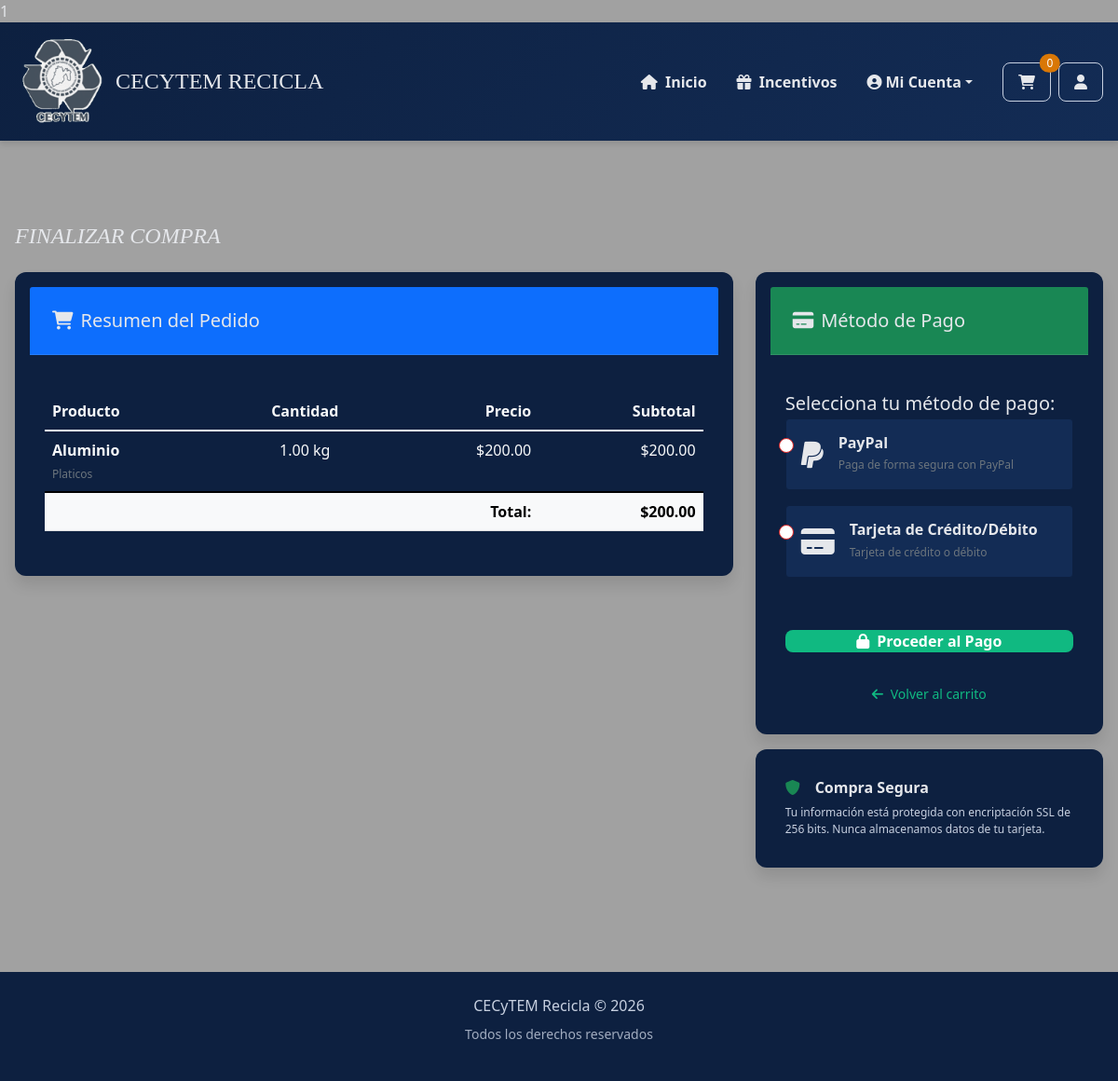
/checkout/ (signed in), run on the app's committed database.
### applications/MarketPlace/models.py (models this page shows, shortened)
class ItemCarrito(models.Model):
    id_item = models.AutoField(primary_key=True)
    id_carrito = models.ForeignKey(Carrito, on_delete=models.CASCADE)
    id_producto = models.ForeignKey(Producto, on_delete=models.CASCADE)
    cantidad_kg = models.DecimalField(max_digits=10, decimal_places=2)
    precio_unitario = models.DecimalField(max_digits=10, decimal_places=2)
    subtotal = models.DecimalField(max_digits=10, decimal_places=2)
    class Meta:
        verbose_name = 'Item de carrito'
        verbose_name_plural = 'Items de carrito'
        ordering = ['id_carrito', 'id_item']
        indexes = [
            models.Index(fields=['id_carrito']),
            models.Index(fields=['id_producto']),
        ]
        constraints = [
            models.CheckConstraint(
                check=models.Q(cantidad_kg__gt=0),
                name='cantidad_positiva'
            ),
            models.CheckConstraint(
                check=models.Q(precio_unitario__gte=0),
                name='precio_unitario_positivo'
            ),
        ]

class Producto(models.Model):
    PUREZA = [
        ('alta', 'Alta'),
        ('media', 'Media'),
        ('baja', 'Baja'),
    ]
    ESTADO = [
        ('disponible', 'Disponible'),
        ('no_disponible', 'No disponible'),
    ]
    id_producto = models.AutoField(primary_key=True)
    id_usuario = models.ForeignKey(Usuario, on_delete=models.CASCADE)
    id_categoria = models.ForeignKey(Categoria, on_delete=models.CASCADE)
    nombre = models.CharField(max_length=50, blank=True, null=True)
    descripcion = models.TextField(blank=True, null=True)
    precio_kg = models.DecimalField(max_digits=10, decimal_places=2)
    peso_disponible_kg = models.DecimalField(max_digits=10, decimal_places=2)
    pureza = models.CharField(max_length=5, choices=PUREZA)
    estado = models.CharField(max_length=15, choices=ESTADO)
    fecha_publicacion = models.DateTimeField(auto_now_add=True)
    class Meta:
        verbose_name = 'Producto'
        verbose_name_plural = 'Productos'
        ordering = ['-fecha_publicacion']
        indexes = [
            models.Index(fields=['estado']),
            models.Index(fields=['pureza']),
            models.Index(fields=['precio_kg']),
            models.Index(fields=['id_categoria']),
            models.Index(fields=['fecha_publicacion']),
        ]
        constraints = [
            models.CheckConstraint(
                check=models.Q(precio_kg__gte=0),
                name='precio_positivo'
            ),
            models.CheckConstraint(
                check=models.Q(peso_disponible_kg__gte=0),
                name='peso_positivo'
            ),
        ]

class Categoria(models.Model):
    id_categoria = models.AutoField(primary_key=True)
    nombre = models.CharField(max_length=50, null=False)
    descripcion = models.TextField(blank=True, null=True)
    class Meta:
        verbose_name = 'Categoría'
        verbose_name_plural = 'Categorías'
        ordering = ['nombre']

### applications/MarketPlace/views.py (the view)
# urls.py: path('checkout/', checkout_view, name='checkout'),
@login_requerido
def checkout_view(request):
    usuario_id = request.session.get('usuario_id')
    usuario = get_object_or_404(Usuario, id_usuario=usuario_id)
    try:
        carrito = Carrito.objects.get(id_usuario=usuario)
        items = ItemCarrito.objects.filter(id_carrito=carrito).select_related('id_producto')
        if not items:
            messages.error(request, 'Tu carrito está vacío')
            return redirect('carrito')
        for item in items:
            if item.cantidad_kg > item.id_producto.peso_disponible_kg:
                messages.error(
                    request,
                    f'El producto {item.id_producto.nombre} no tiene suficiente stock'
                )
                return redirect('carrito')
        total = sum(item.subtotal for item in items)
        metodos_pago = [
            {'id': 'paypal', 'nombre': 'PayPal', 'icono': 'fab fa-paypal'},
            {'id': 'tarjeta', 'nombre': 'Tarjeta de Crédito/Débito', 'icono': 'fas fa-credit-card'},
        ]
        return render(request, 'MarketPlace/checkout.html', {
            'usuario': usuario,
            'items': items,
            'total': total,
            'metodos_pago': metodos_pago,
            'carrito': carrito,
        })
    except Carrito.DoesNotExist:
        messages.error(request, 'Tu carrito está vacío')
        return redirect('carrito')

### applications/MarketPlace/utils.py (called while the page is built)
def login_requerido(view_func):
    @wraps(view_func)
    def wrapper(request, *args, **kwargs):
        if 'usuario_id' not in request.session:
            return redirect('login')
        if 'usuario_id' in request.session:
            from .models import Carrito, ItemCarrito
            try:
                carrito = Carrito.objects.get(id_usuario_id=request.session['usuario_id'])
                items_count = ItemCarrito.objects.filter(id_carrito=carrito).count()
                request.session['carrito_count'] = items_count
            except Carrito.DoesNotExist:
                request.session['carrito_count'] = 0
        return view_func(request, *args, **kwargs)
    return wrapper

### Templates/Marketplace/checkout.html (shortened to what this page needs)
{% extends "./navegación.html" %}
{% load static %}
{% block pag %}
<div class="container py-4 desktop-container">
    <h2 class="mb-4 desktop-title">Finalizar Compra</h2>
    <div class="row">
        <div class="col-lg-8">
            <div class="card card-eco mb-4 publish-card">
                <div class="card-header bg-primary text-white publish-header">
                    <h4 class="mb-0 form-title"><i class="fas fa-shopping-cart me-2"></i>Resumen del Pedido</h4>
                </div>
                <div class="card-body">
                    {% if items %}
                        <div class="table-responsive">
                            <table class="table" style="color: #f8f9fa;">
                                <thead>
                                    <tr>
                                        <th>Producto</th>
                                        <th class="text-center">Cantidad</th>
                                        <th class="text-end">Precio</th>
                                        <th class="text-end">Subtotal</th>
                                    </tr>
                                </thead>
                                <tbody>
                                    {% for item in items %}
                                    <tr>
                                        <td>
                                            <strong>{{ item.id_producto.nombre }}</strong><br>
                                            <small class="text-muted caption">{{ item.id_producto.id_categoria.nombre }}</small>
                                        </td>
                                        <td class="text-center">{{ item.cantidad_kg }} kg</td>
                                        <td class="text-end">${{ item.precio_unitario }}</td>
                                        <td class="text-end">${{ item.subtotal }}</td>
                                    </tr>
                                    {% endfor %}
                                </tbody>
                                <tfoot class="table-light" style="color: black;">
                                    <tr>
                                        <td colspan="3" class="text-end"><strong>Total:</strong></td>
                                        <td class="text-end"><strong>${{ total }}</strong></td>
                                    </tr>
                                </tfoot>
                            </table>
                        </div>
                    {% else %}
                        <p class="text-center empty-subtitle">No hay productos en el carrito</p>
                    {% endif %}
                </div>
            </div>
        </div>
        <div class="col-lg-4">
            <div class="card card-innovacion publish-card">
                <div class="card-header bg-success text-white publish-header">
                    <h4 class="mb-0 form-title"><i class="fas fa-credit-card me-2"></i>Método de Pago</h4>
                </div>
                <div class="card-body">
                    <form method="post" action="{% url 'crear_orden' %}" id="checkout-form" class="login-form">
                        <div class="mb-4">
                            <h5 class="form-title">Selecciona tu método de pago:</h5>
                            {% for metodo in metodos_pago %}
                            <div class="form-check mb-3 border rounded p-3 metodo-pago-option">
                                <input class="form-check-input" type="radio"
                                       name="metodo_pago" id="metodo_{{ metodo.id }}"
                                       value="{{ metodo.id }}" required>
                                <label class="form-check-label w-100" for="metodo_{{ metodo.id }}">
                                    <div class="d-flex align-items-center">
                                        <i class="{{ metodo.icono }} fa-2x me-3"></i>
                                        <div>
                                            <h6 class="mb-0 form-label">{{ metodo.nombre }}</h6>
                                            <small class="text-muted caption">
                                                {% if metodo.id == 'paypal' %}
                                                    Paga de forma segura con PayPal
                                                {% elif metodo.id == 'tarjeta' %}
                                                    Tarjeta de crédito o débito
                                                {% endif %}
                                            </small>
                                        </div>
                                    </div>
                                </label>
                            </div>
                            {% endfor %}
                        </div>
                        <div class="d-grid">
                            <button type="submit" class="btn btn-primary btn-lg login-btn"
                                    {% if not items %}disabled{% endif %}>
                                <i class="fas fa-lock me-2"></i>
                                Proceder al Pago
                            </button>
                        </div>
                        <div class="mt-3 text-center">
                            <a href="{% url 'carrito' %}" class="text-decoration-none forgot-link">
                                <i class="fas fa-arrow-left me-1"></i> Volver al carrito
                            </a>
                        </div>
                    </form>
                </div>
            </div>
            <div class="card mt-3 publish-card">
                <div class="card-body">
                    <h6 class="form-label"><i class="fas fa-shield-alt me-2 text-success"></i>Compra Segura</h6>
                    <p class="small mb-0 caption">
                        Tu información está protegida con encriptación SSL de 256 bits.
                        Nunca almacenamos datos de tu tarjeta.
                    </p>
                </div>
            </div>
        </div>
    </div>
</div>
{% endblock %}

### Templates/Marketplace/checkout.html (style rules this page uses)
.metodo-pago-option { transition: all 0.3s; cursor: pointer; background: var(--color-input); border: 1px solid var(--color-panel) !important; }

### data on the page
ItemCarrito: id_producto.nombre "Aluminio", id_producto.id_categoria.nombre "Platicos", cantidad_kg "1.00", precio_unitario "200.00", subtotal "200.00"

### other printed values
{{ total }} "200.00"
{{ metodo.nombre }} "PayPal" "Tarjeta de Crédito/Débito"
